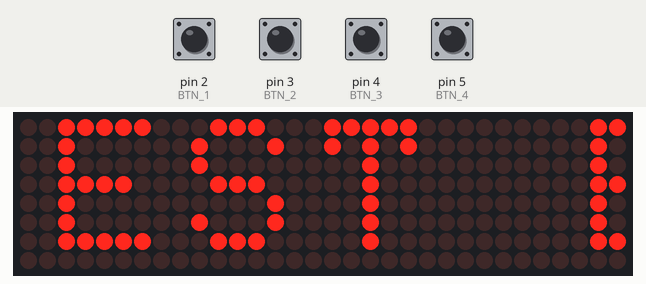
Recording of a sketch running on a simulated Arduino Uno, built with avr-gcc and run on an emulated ATmega328P. Shown: 32×8 LED matrix. The test bench sets the inputs (shaded band); at power-on: pin 2 (BTN_1), pin 3 (BTN_2), pin 4 (BTN_3), pin 5 (BTN_4) HIGH.

Above: at 2.2 s.
2.3 s: pin 2 (BTN_1) pulled LOW for 3 s
At 4.6 s:
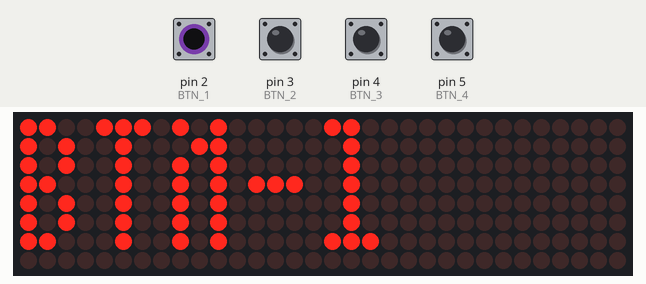
6.8 s: pin 3 (BTN_2) pulled LOW for 3 s
At 8.5 s:
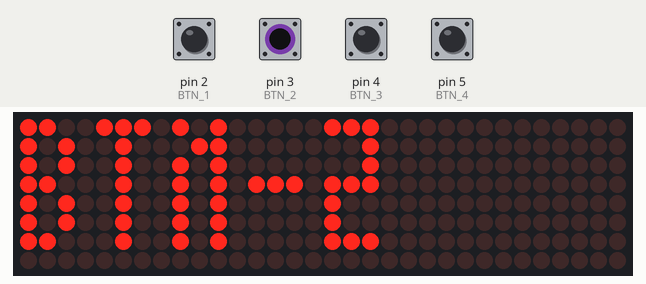
11.3 s: pin 4 (BTN_3) pulled LOW for 3 s
At 12.3 s:
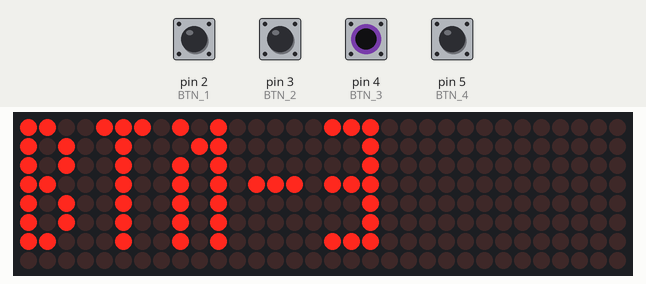
15.8 s: pin 5 (BTN_4) pulled LOW for 3 s
At 19.1 s:
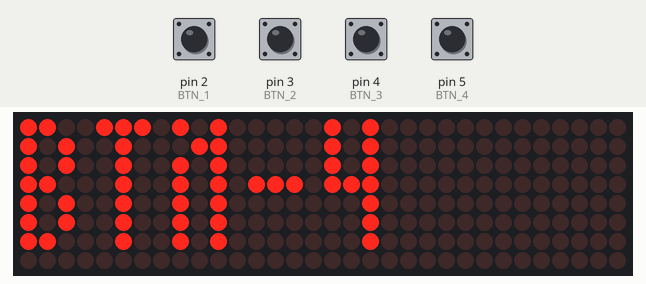
Timing chart, 0 to 20.6 s (numbered marks = the images above; inputs shaded):
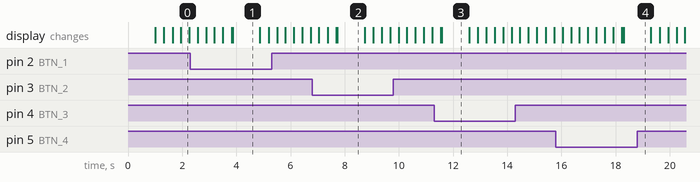

The sketch:

Button.ino
```cpp
/*-------------------------

Pengkabelan:

Arduino             Matrix
---------------------------
D11                 DIN
D10                 CLK
D9                  CS(LOAD)

Arduino             Button
D2                  BTN 1
D3                  BTN 2
D4                  BTN 3
D5                  BTN 4

---------------------------*/

#include <Adafruit_GFX.h>
#include <Max72xxPanel.h>
#include "Fonts/Font3x78pt7b.h"

#define BTN_1 2
#define BTN_2 3
#define BTN_3 4
#define BTN_4 5


// Matrix Display
long period;
int offset=1,refresh=0;
int pinCS = 10; // Connecting the CS pin
int numberOfHorizontalDisplays = 4; // Number of LED matrices by Horizontal
int numberOfVerticalDisplays = 1; // Number of LED matrices per Vertical
Max72xxPanel matrix = Max72xxPanel(pinCS, numberOfHorizontalDisplays, numberOfVerticalDisplays);
int wait = 20; // Running speed
int spacer = 2;
int width = 5 + spacer; // Adjust the distance between the characters


void setup() {
  delay(1000);
  Serial.begin(115200);

  // button
  pinMode(BTN_1, INPUT_PULLUP);
  pinMode(BTN_2, INPUT_PULLUP);
  pinMode(BTN_3, INPUT_PULLUP);
  pinMode(BTN_4, INPUT_PULLUP);

  //Matrix Display
  matrix.setIntensity(1); // Matrix brightness from 0 to 15

  // The initial coordinates of the matrices 8 * 8
  matrix.setRotation(0, 1);        // 1 matrix
  matrix.setRotation(1, 1);        // 2 matrix
  matrix.setRotation(2, 1);        // 3 matrix
  matrix.setRotation(3, 1);        // 4 matrix
}


void loop() {

  TeksBerjalan ("TEST BUTTON");

  int button_1 = digitalRead(BTN_1);
  int button_2 = digitalRead(BTN_2);
  int button_3 = digitalRead(BTN_3);
  int button_4 = digitalRead(BTN_4);

  if(button_1 == 0){
    TeksStatis("BTN-1");
    delay(1000);
  }
  if(button_2 == 0){
    TeksStatis("BTN-2");
    delay(1000);
  }
  if(button_3 == 0){
    TeksStatis("BTN-3");
    delay(1000);
  }
  if(button_4 == 0){
    TeksStatis("BTN-4");
    delay(1000);
  }

}

//==============================
void TeksStatis(String text){

  matrix.fillScreen(LOW);

  // Setting font untuk jam
  spacer = 2;
  width = 3 + spacer;
  matrix.setFont(&Font3x78pt7b);

  for (int i=0; i<text.length(); i++){

  int letter =(matrix.width())- i * (width-1);
  int x = (matrix.width() +0) -letter;
  int y = 11; // Set posisi vertikal font kadang suka terlalu atas atau terlalu bawah
  matrix.drawChar(x, y, text[i], HIGH, LOW, 1);

  matrix.write(); // Tampilkan

  }

}


// ===============================
void TeksBerjalan (String text){

  // Setting font untuk jam

  spacer = 2;
  width = 5 + spacer;
  matrix.setFont(); // Reset font to default

  for ( int i = 0 ; i < width * text.length() + matrix.width() - 1 - spacer; i++ ) {
    if (refresh==1) i=0;
    refresh=0;
    matrix.fillScreen(LOW);
    int letter = i / width;
    int x = (matrix.width() - 1) - i % width;
    int y = (matrix.height() - 8) / 2; // Center text on Vertical

    while ( x + width - spacer >= 0 && letter >= 0 ) {
      if ( letter < text.length() ) {
        matrix.drawChar(x, y, text[letter], HIGH, LOW, 1);
      }
      letter--;
      x -= width;
    }
  matrix.write(); // Display
  delay(wait);
  }
}
```

Source omitted: Font3x78pt7b.h (data table, 7152 bytes)

Measured:
- after the input at 2.3 s, the display: first differs from a run without the input after 1.6 s (image 1)
- what the display in image 1 shows lasts 1.0 s, from 3.9 s to 4.9 s
